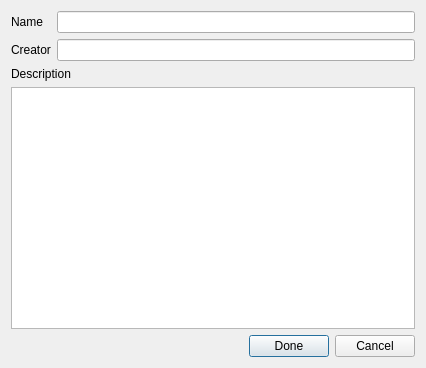
<?xml version="1.0" encoding="UTF-8"?>
<ui version="4.0">
 <class>EditPluginDialog</class>
 <widget class="QDialog" name="EditPluginDialog">
  <property name="geometry">
   <rect>
    <x>0</x>
    <y>0</y>
    <width>426</width>
    <height>368</height>
   </rect>
  </property>
  <property name="windowTitle">
   <string>Edit Plugin Details</string>
  </property>
  <layout class="QVBoxLayout" name="verticalLayout">
   <item>
    <layout class="QFormLayout" name="formLayout">
     <property name="fieldGrowthPolicy">
      <enum>QFormLayout::AllNonFixedFieldsGrow</enum>
     </property>
     <item row="0" column="1">
      <widget class="QLineEdit" name="mResNameLE"/>
     </item>
     <item row="1" column="0">
      <widget class="QLabel" name="label">
       <property name="text">
        <string>Creator</string>
       </property>
      </widget>
     </item>
     <item row="1" column="1">
      <widget class="QLineEdit" name="mCreatorNameLE"/>
     </item>
     <item row="0" column="0">
      <widget class="QLabel" name="label_3">
       <property name="text">
        <string>Name</string>
       </property>
      </widget>
     </item>
    </layout>
   </item>
   <item>
    <widget class="QLabel" name="label_2">
     <property name="text">
      <string>Description</string>
     </property>
    </widget>
   </item>
   <item>
    <widget class="QPlainTextEdit" name="mDescriptionTextEdit"/>
   </item>
   <item>
    <layout class="QHBoxLayout" name="horizontalLayout">
     <item>
      <spacer name="horizontalSpacer">
       <property name="orientation">
        <enum>Qt::Horizontal</enum>
       </property>
       <property name="sizeHint" stdset="0">
        <size>
         <width>40</width>
         <height>20</height>
        </size>
       </property>
      </spacer>
     </item>
     <item>
      <widget class="QPushButton" name="mDoneBtn">
       <property name="text">
        <string>Done</string>
       </property>
      </widget>
     </item>
     <item>
      <widget class="QPushButton" name="mCancelBtn">
       <property name="text">
        <string>Cancel</string>
       </property>
      </widget>
     </item>
    </layout>
   </item>
  </layout>
 </widget>
 <resources/>
 <connections>
  <connection>
   <sender>mDoneBtn</sender>
   <signal>pressed()</signal>
   <receiver>EditPluginDialog</receiver>
   <slot>accept()</slot>
   <hints>
    <hint type="sourcelabel">
     <x>270</x>
     <y>344</y>
    </hint>
    <hint type="destinationlabel">
     <x>226</x>
     <y>340</y>
    </hint>
   </hints>
  </connection>
  <connection>
   <sender>mCancelBtn</sender>
   <signal>pressed()</signal>
   <receiver>EditPluginDialog</receiver>
   <slot>reject()</slot>
   <hints>
    <hint type="sourcelabel">
     <x>352</x>
     <y>344</y>
    </hint>
    <hint type="destinationlabel">
     <x>76</x>
     <y>343</y>
    </hint>
   </hints>
  </connection>
 </connections>
</ui>
